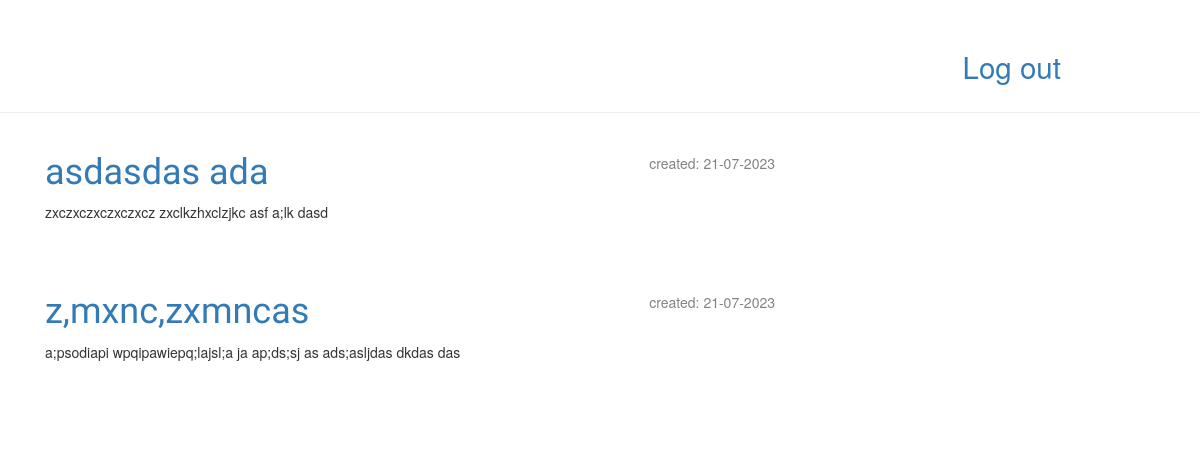
The page /drafts/ (signed in) on the database its author committed.
### blog/models.py (models this page shows, shortened)
class Post(models.Model):
    author = models.ForeignKey(settings.AUTH_USER_MODEL, on_delete=models.CASCADE)
    title = models.CharField(max_length=200)
    text = models.TextField()
    created_date = models.DateTimeField(default=timezone.now)
    published_date = models.DateTimeField(blank=True, null=True)

### blog/views.py (the view)
# urls.py: path('drafts/', views.post_draft_list, name='post_draft_list'),
@login_required
def post_draft_list(request):
    posts = Post.objects.filter(published_date__isnull=True).order_by('created_date')
    return render(request, 'blog/post_draft_list.html', {'posts': posts})

### blog/templates/blog/post_draft_list.html
{% extends 'blog/base.html' %}
{% block content %}
    {% for post in posts %}
        <div class="post">
            <p class="date">created: {{ post.created_date|date:'d-m-Y' }}</p>
            <h1><a href="{% url 'post_detail' pk=post.pk %}">{{ post.title }}</a></h1>
            <p>{{ post.text|truncatechars:200 }}</p>
        </div>
    {% endfor %}
{% endblock %}

### blog/static/css/blog.css (style rules this page uses)
h1, h2, h3, h4 { font-family: 'Lobster', cursive; }
.date { color: #828282; }
.post { margin-bottom: 70px; }
.post > .date, .post > .actions { float: right; }

### rows shown on the page
Post: created_date "21-07-2023", title "asdasdas ada", text "zxczxczxczxczxcz zxclkzhxclzjkc asf a;lk dasd"
Post: created_date "21-07-2023", title "z,mxnc,zxmncas", text "a;psodiapi wpqipawiepq;lajsl;a ja ap;ds;sj as ads;asljdas dkdas das"
